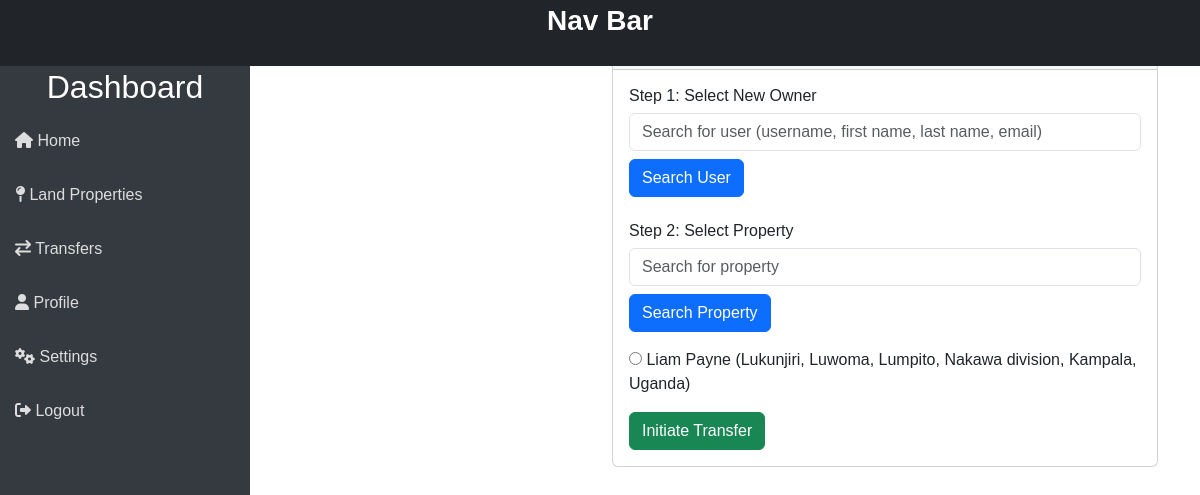
/properties/initiate-transfer/ (signed in), run on an earlier commit of the app's database.
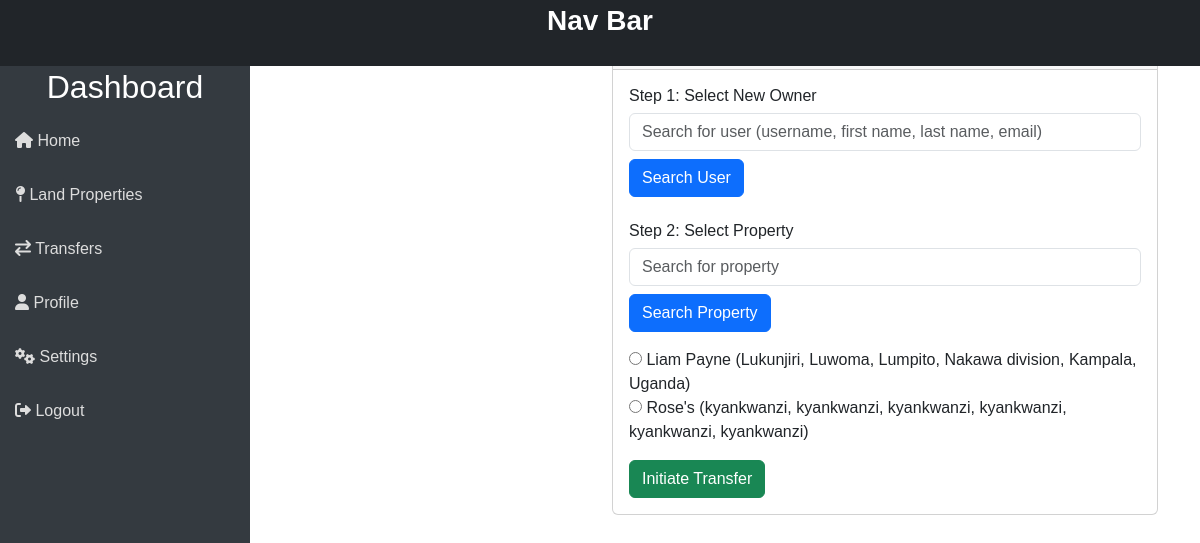
And on a later commit of the database.
### properties/models.py (models this page shows, shortened)
class LandProperty(models.Model):
    name = models.CharField(max_length=255)
    PID = models.CharField(max_length=255, null=True)
    owner = models.ForeignKey(User, on_delete=models.CASCADE, related_name='properties')
    location = models.OneToOneField(Location, on_delete=models.SET_NULL, null=True)
    size = models.DecimalField(max_digits=10, decimal_places=2) # Area In Acres
    valuation = models.DecimalField(max_digits=15, decimal_places=2)
    status = models.IntegerField(default=1) # 0 Deleted, 1 Available, 2 Under Transfer
    added_by = models.ForeignKey(User, on_delete=models.CASCADE, related_name='added_properties')
    created_at = models.DateTimeField(auto_now_add=True)
    updated_at = models.DateTimeField(auto_now=True)

class Location(models.Model):
    village = models.CharField(max_length=255)
    parish = models.CharField(max_length=255)
    sub_county = models.CharField(max_length=255)
    county = models.CharField(max_length=255)
    district = models.CharField(max_length=255)
    country = models.CharField(max_length=255)
    status = models.IntegerField(default=1) # 0 Deleted, 1 Active
    created_at = models.DateTimeField(auto_now_add=True)
    updated_at = models.DateTimeField(auto_now=True)
    def __str__(self):
        return f"{self.village}, {self.parish}, {self.sub_county}, {self.county}, {self.district}, {self.country}"

### properties/views.py (the view, shortened to what this page needs)
# urls.py: path('initiate-transfer/', views.initiate_transfer, name='initiate_transfer'),
def initiate_transfer(request):
    users = User.objects.none()
    properties = LandProperty.objects.filter(owner=request.user)
    return render(request, 'properties/initiate_transfer.html', {
        'users': users,
        'properties': properties,
    })

### properties/templates/properties/initiate_transfer.html (shortened to what this page needs)
{% extends "templates/index.html" %}
{% block content %}
<div class="container">
    <div class="row justify-content-end">
        <div class="col-md-6 mb-4">
            <div class="card">
                <div class="card-header">
                    <h5>Initiate Property Transfer</h5>
                </div>
                <div class="card-body">
                    <form method="post" action="{% url 'initiate_transfer' %}">
                        <h6>Step 1: Select New Owner</h6>
                        <input type="text" name="search_user" class="form-control" placeholder="Search for user (username, first name, last name, email)" />
                        <button type="submit" name="search_users" value="true" class="btn btn-primary mt-2">Search User</button>
                        <h6 class="mt-4">Step 2: Select Property</h6>
                        <input type="text" name="search_property" class="form-control" placeholder="Search for property" />
                        <button type="submit" name="search_properties" value="true" class="btn btn-primary mt-2">Search Property</button>
                        {% if properties %}
                            <div class="mt-3">
                                {% for property in properties %}
                                    <div>
                                        <input type="radio" name="property" value="{{ property.id }}">
                                        {{ property.name }} ({{ property.location }})
                                    </div>
                                {% endfor %}
                            </div>
                        {% endif %}
                        <button type="submit" class="btn btn-success mt-3">Initiate Transfer</button>
                    </form>
                </div>
            </div>
        </div>
    </div>
</div>
{% endblock %}

What changed in the data, as far as the page shows it:
added LandProperty: name "Rose's", location "kyankwanzi, kyankwanzi, kyankwanzi, kyankwanzi, kyankwanzi, kyankwanzi"
